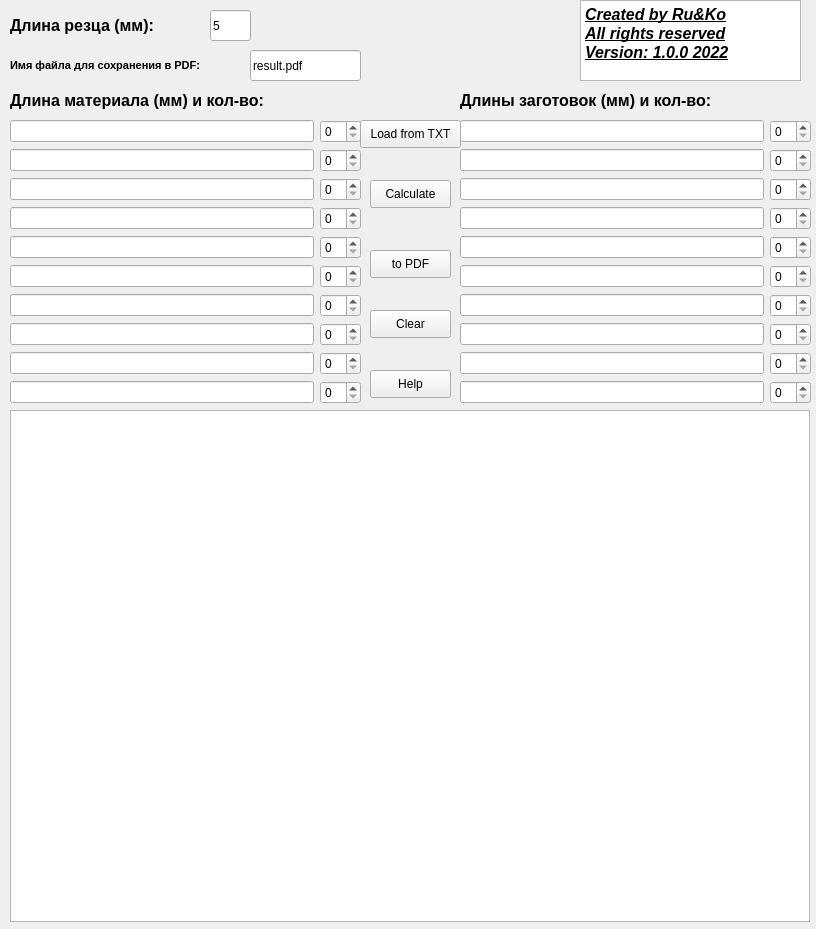
<?xml version="1.0" encoding="UTF-8"?>
<ui version="4.0">
 <class>MainWindow</class>
 <widget class="QMainWindow" name="MainWindow">
  <property name="geometry">
   <rect>
    <x>0</x>
    <y>0</y>
    <width>816</width>
    <height>929</height>
   </rect>
  </property>
  <property name="windowTitle">
   <string>MainWindow</string>
  </property>
  <widget class="QWidget" name="centralwidget">
   <widget class="QLabel" name="label1">
    <property name="geometry">
     <rect>
      <x>10</x>
      <y>10</y>
      <width>201</width>
      <height>31</height>
     </rect>
    </property>
    <property name="font">
     <font>
      <pointsize>12</pointsize>
      <weight>75</weight>
      <bold>true</bold>
     </font>
    </property>
    <property name="text">
     <string>Длина резца (мм):</string>
    </property>
   </widget>
   <widget class="QLineEdit" name="cutter_len">
    <property name="geometry">
     <rect>
      <x>210</x>
      <y>10</y>
      <width>41</width>
      <height>31</height>
     </rect>
    </property>
    <property name="text">
     <string>5</string>
    </property>
   </widget>
   <widget class="QLabel" name="label">
    <property name="geometry">
     <rect>
      <x>10</x>
      <y>80</y>
      <width>351</width>
      <height>41</height>
     </rect>
    </property>
    <property name="font">
     <font>
      <pointsize>12</pointsize>
      <weight>75</weight>
      <bold>true</bold>
     </font>
    </property>
    <property name="text">
     <string>Длина материала (мм) и кол-во:</string>
    </property>
   </widget>
   <widget class="QWidget" name="gridLayoutWidget">
    <property name="geometry">
     <rect>
      <x>10</x>
      <y>120</y>
      <width>351</width>
      <height>285</height>
     </rect>
    </property>
    <layout class="QGridLayout" name="gridLayout">
     <item row="0" column="0">
      <widget class="QLineEdit" name="line1"/>
     </item>
     <item row="2" column="1">
      <widget class="QSpinBox" name="n3"/>
     </item>
     <item row="0" column="1">
      <widget class="QSpinBox" name="n1"/>
     </item>
     <item row="5" column="0">
      <widget class="QLineEdit" name="line6"/>
     </item>
     <item row="4" column="1">
      <widget class="QSpinBox" name="n5"/>
     </item>
     <item row="3" column="1">
      <widget class="QSpinBox" name="n4"/>
     </item>
     <item row="4" column="0">
      <widget class="QLineEdit" name="line5"/>
     </item>
     <item row="5" column="1">
      <widget class="QSpinBox" name="n6"/>
     </item>
     <item row="7" column="0">
      <widget class="QLineEdit" name="line8"/>
     </item>
     <item row="6" column="0">
      <widget class="QLineEdit" name="line7"/>
     </item>
     <item row="8" column="0">
      <widget class="QLineEdit" name="line9"/>
     </item>
     <item row="6" column="1">
      <widget class="QSpinBox" name="n7"/>
     </item>
     <item row="1" column="0">
      <widget class="QLineEdit" name="line2"/>
     </item>
     <item row="1" column="1">
      <widget class="QSpinBox" name="n2"/>
     </item>
     <item row="2" column="0">
      <widget class="QLineEdit" name="line3"/>
     </item>
     <item row="3" column="0">
      <widget class="QLineEdit" name="line4"/>
     </item>
     <item row="9" column="0">
      <widget class="QLineEdit" name="line10"/>
     </item>
     <item row="7" column="1">
      <widget class="QSpinBox" name="n8"/>
     </item>
     <item row="8" column="1">
      <widget class="QSpinBox" name="n9"/>
     </item>
     <item row="9" column="1">
      <widget class="QSpinBox" name="n10"/>
     </item>
    </layout>
   </widget>
   <widget class="QLabel" name="label_2">
    <property name="geometry">
     <rect>
      <x>460</x>
      <y>90</y>
      <width>351</width>
      <height>21</height>
     </rect>
    </property>
    <property name="font">
     <font>
      <pointsize>12</pointsize>
      <weight>75</weight>
      <bold>true</bold>
     </font>
    </property>
    <property name="text">
     <string>Длины заготовок (мм) и кол-во:</string>
    </property>
   </widget>
   <widget class="QWidget" name="gridLayoutWidget_2">
    <property name="geometry">
     <rect>
      <x>460</x>
      <y>120</y>
      <width>351</width>
      <height>285</height>
     </rect>
    </property>
    <layout class="QGridLayout" name="gridLayout_2">
     <item row="9" column="0">
      <widget class="QLineEdit" name="line20"/>
     </item>
     <item row="2" column="0">
      <widget class="QLineEdit" name="line13"/>
     </item>
     <item row="3" column="0">
      <widget class="QLineEdit" name="line14"/>
     </item>
     <item row="7" column="1">
      <widget class="QSpinBox" name="n18"/>
     </item>
     <item row="8" column="1">
      <widget class="QSpinBox" name="n19"/>
     </item>
     <item row="0" column="0">
      <widget class="QLineEdit" name="line11"/>
     </item>
     <item row="2" column="1">
      <widget class="QSpinBox" name="n13"/>
     </item>
     <item row="0" column="1">
      <widget class="QSpinBox" name="n11"/>
     </item>
     <item row="4" column="1">
      <widget class="QSpinBox" name="n15"/>
     </item>
     <item row="6" column="0">
      <widget class="QLineEdit" name="line17"/>
     </item>
     <item row="4" column="0">
      <widget class="QLineEdit" name="line15"/>
     </item>
     <item row="5" column="1">
      <widget class="QSpinBox" name="n16"/>
     </item>
     <item row="7" column="0">
      <widget class="QLineEdit" name="line18"/>
     </item>
     <item row="3" column="1">
      <widget class="QSpinBox" name="n14"/>
     </item>
     <item row="6" column="1">
      <widget class="QSpinBox" name="n17"/>
     </item>
     <item row="1" column="1">
      <widget class="QSpinBox" name="n12"/>
     </item>
     <item row="8" column="0">
      <widget class="QLineEdit" name="line19"/>
     </item>
     <item row="1" column="0">
      <widget class="QLineEdit" name="line12"/>
     </item>
     <item row="9" column="1">
      <widget class="QSpinBox" name="n20"/>
     </item>
     <item row="5" column="0">
      <widget class="QLineEdit" name="line16"/>
     </item>
    </layout>
   </widget>
   <widget class="QPushButton" name="button">
    <property name="geometry">
     <rect>
      <x>370</x>
      <y>180</y>
      <width>81</width>
      <height>28</height>
     </rect>
    </property>
    <property name="text">
     <string>Calculate</string>
    </property>
   </widget>
   <widget class="QTextBrowser" name="textBrowser">
    <property name="geometry">
     <rect>
      <x>580</x>
      <y>0</y>
      <width>221</width>
      <height>81</height>
     </rect>
    </property>
    <property name="font">
     <font>
      <pointsize>7</pointsize>
     </font>
    </property>
    <property name="html">
     <string>&lt;!DOCTYPE HTML PUBLIC &quot;-//W3C//DTD HTML 4.0//EN&quot; &quot;http://www.w3.org/TR/REC-html40/strict.dtd&quot;&gt;
&lt;html&gt;&lt;head&gt;&lt;meta name=&quot;qrichtext&quot; content=&quot;1&quot; /&gt;&lt;style type=&quot;text/css&quot;&gt;
p, li { white-space: pre-wrap; }
&lt;/style&gt;&lt;/head&gt;&lt;body style=&quot; font-family:'MS Shell Dlg 2'; font-size:7pt; font-weight:400; font-style:normal;&quot;&gt;
&lt;p style=&quot; margin-top:0px; margin-bottom:0px; margin-left:0px; margin-right:0px; -qt-block-indent:0; text-indent:0px;&quot;&gt;&lt;span style=&quot; font-size:12pt; font-weight:600; font-style:italic; text-decoration: underline;&quot;&gt;Created by Ru&amp;amp;Ko&lt;/span&gt;&lt;/p&gt;
&lt;p style=&quot; margin-top:0px; margin-bottom:0px; margin-left:0px; margin-right:0px; -qt-block-indent:0; text-indent:0px;&quot;&gt;&lt;span style=&quot; font-size:12pt; font-weight:600; font-style:italic; text-decoration: underline;&quot;&gt;All rights reserved&lt;/span&gt;&lt;/p&gt;
&lt;p style=&quot; margin-top:0px; margin-bottom:0px; margin-left:0px; margin-right:0px; -qt-block-indent:0; text-indent:0px;&quot;&gt;&lt;span style=&quot; font-size:12pt; font-weight:600; font-style:italic; text-decoration: underline;&quot;&gt;Version: 1.0.0 2022&lt;/span&gt;&lt;/p&gt;&lt;/body&gt;&lt;/html&gt;</string>
    </property>
   </widget>
   <widget class="QTextBrowser" name="output">
    <property name="geometry">
     <rect>
      <x>10</x>
      <y>410</y>
      <width>800</width>
      <height>512</height>
     </rect>
    </property>
   </widget>
   <widget class="QPushButton" name="toPDF">
    <property name="geometry">
     <rect>
      <x>370</x>
      <y>250</y>
      <width>81</width>
      <height>28</height>
     </rect>
    </property>
    <property name="text">
     <string>to PDF</string>
    </property>
   </widget>
   <widget class="QPushButton" name="clear">
    <property name="geometry">
     <rect>
      <x>370</x>
      <y>310</y>
      <width>81</width>
      <height>28</height>
     </rect>
    </property>
    <property name="text">
     <string>Clear</string>
    </property>
   </widget>
   <widget class="QLabel" name="label_3">
    <property name="geometry">
     <rect>
      <x>10</x>
      <y>50</y>
      <width>231</width>
      <height>31</height>
     </rect>
    </property>
    <property name="font">
     <font>
      <pointsize>8</pointsize>
      <weight>75</weight>
      <bold>true</bold>
     </font>
    </property>
    <property name="text">
     <string>Имя файла для сохранения в PDF:</string>
    </property>
   </widget>
   <widget class="QLineEdit" name="file_name">
    <property name="geometry">
     <rect>
      <x>250</x>
      <y>50</y>
      <width>111</width>
      <height>31</height>
     </rect>
    </property>
    <property name="text">
     <string>result.pdf</string>
    </property>
   </widget>
   <widget class="QPushButton" name="help">
    <property name="geometry">
     <rect>
      <x>370</x>
      <y>370</y>
      <width>81</width>
      <height>28</height>
     </rect>
    </property>
    <property name="text">
     <string>Help</string>
    </property>
   </widget>
   <widget class="QPushButton" name="txt">
    <property name="geometry">
     <rect>
      <x>360</x>
      <y>120</y>
      <width>101</width>
      <height>28</height>
     </rect>
    </property>
    <property name="text">
     <string>Load from TXT</string>
    </property>
   </widget>
  </widget>
 </widget>
 <resources>
  <include location="../../Downloads/knife-transparent-anime-8.qrc"/>
 </resources>
 <connections/>
</ui>
